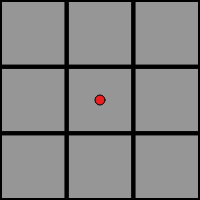
Frame 1 (no input)
Frame 60 (no input): identical to frame 1, image omitted
Frame 120 (the mouse pressed at the canvas centre since frame 60): identical to frame 1, image omitted

The p5.js sketch that drew this single still picture (run headless with seeded random() and noise() and a simulated clock; from frame 60 on, the mouse is pressed at the canvas centre):

// p5.js sketch
// ── sketch.js
var ball = {
	x: 0,
	y: 0,
	size: 10,
	r: 255,
	g: 0,
	b: 0,
	outline: 0,
	outlineSize: 1,
	alpha: 200,
	speed: 3,
	xspeed: 0,
	yspeed: 0
};

function setup() {
	createCanvas(200, 200);
	ball.x = width/2;
	ball.y = height/2;
}

function draw() {
 	background(150);
 	for (var x = 0; x < 3; x++) {
 		for (var y = 0; y < 3; y++) {
 			noFill();
 			stroke(0);
 			strokeWeight(4);
 			rect((width/3)*x, (height/3)*y, width/3, height/3);
 		}
 	}
 	
 	display();
 	bounce();
 	move();
}

function move(){
	ball.x += ball.xspeed;
 	ball.y += ball.yspeed;
}

function bounce(){
	if (ball.x > width-(ball.size/2) || ball.x < ball.size/2){
 		ball.xspeed = -ball.xspeed
 	}
 	if (ball.y > height-(ball.size/2) || ball.y < ball.size/2){
 		ball.yspeed = -ball.yspeed
 	}
}

function display(){
	stroke(ball.outline);
	strokeWeight(ball.outlineSize);
 	fill(ball.r,ball.g,ball.b,ball.alpha);
 	ellipse(ball.x,ball.y,ball.size,ball.size);

}

function mousePressed() {
	if (mouseX < width/3){
		if (mouseY < height/3){
			ball.xspeed = -ball.speed;
			ball.yspeed = -ball.speed;
		} else if (mouseY < 2*(height/3) && mouseY > height/3){
			ball.xspeed = -ball.speed * 1.3;
			ball.yspeed = 0;
		} else if (mouseY > 2*(height/3)){
			ball.xspeed = -ball.speed;
			ball.yspeed = ball.speed;
		}
	} else if (mouseX < 2*(width/3) && mouseX > width/3){
		if (mouseY < height/3){
			ball.xspeed = 0;
			ball.yspeed = -ball.speed * 1.3;
		} else if (mouseY < 2*(height/3) && mouseY > height/3){
			ball.xspeed = 0;
			ball.yspeed = 0;
		} else if (mouseY > 2*(height/3)){
			ball.xspeed = 0;
			ball.yspeed = ball.speed * 1.3;
		}
	} else if (mouseX > 2*(width/3)){
		if (mouseY < height/3){
			ball.xspeed = ball.speed;
			ball.yspeed = -ball.speed;
		} else if (mouseY < 2*(height/3) && mouseY > height/3){
			ball.xspeed = ball.speed * 1.3;
			ball.yspeed = 0;
		} else if (mouseY > 2*(height/3)){
			ball.xspeed = ball.speed;
			ball.yspeed = ball.speed;
		}
	}
}
